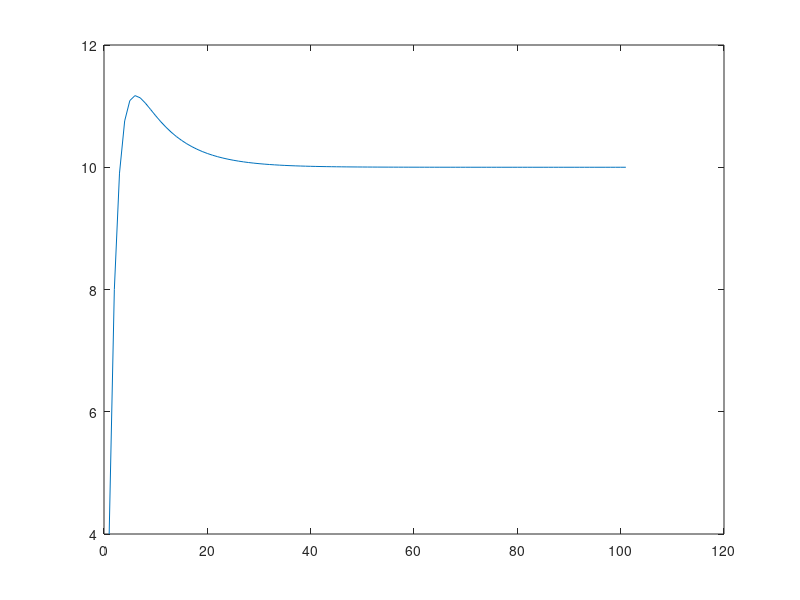

MATLAB code to generate this figure:
r = 10; % assume const for now

A = [1, 0, 1, 0; 
    0, 1, 0, 1;
    0, 0, 1, 0;
    0, 0, 0, 1];

B = [0;
    0;
    1;
    0];

C = [1 1 0 0];


prediction_horizon = 10; % Np
control_horizon = 2; % Nc

min_control = -5;
max_control = 5;

R1 = 1;
Rs = r * ones(prediction_horizon, 1);
Rw = R1 * eye(control_horizon);

%calculate fi
fi = zeros(prediction_horizon, control_horizon);
product_matrix = C * A^(prediction_horizon - control_horizon);
for i = prediction_horizon : -1 : 1
    for j = control_horizon : -1 : 1
        if i == prediction_horizon
            if j < control_horizon
                product_matrix = product_matrix * A;
            end
            fi(i, j) = product_matrix * B;
        else
            if i < j && j < control_horizon
                fi(i, j) = fi(i+1, j+1);
            end
        end
    end
end

%calculate F
F = zeros(prediction_horizon, length(C));
F(1, :) = C*A;
for i = 2 : prediction_horizon
    F(i, :) = F(i-1, :) * A;
end

x = 2 * ones(length(C), 1);
H = fi' * fi + Rw;
step = 1/max(eig(H));
W = fi' * (F * x - Rs);
J = 0;
y(1) = C*x;
v = zeros(control_horizon, 1);
for j = 1:100
    W = fi' * (F * x - Rs);
    %v = quadprog(H, W, [], [], [], [], -15 * ones(3, 1), 15 * ones(3, 1));
    for i = 1:1000
        v = v - step * (H * v + W);
        v = max(min(v, max_control), min_control);
        J_prev = J;
        J = 0.5 * (v' * H * v) + v' * W;
        if abs(J - J_prev) < 0.01
            break
        end
    end
    x = A * x + v(1) * B;
    y(j+1) = C*x;
end

figure
plot(1:101, y);